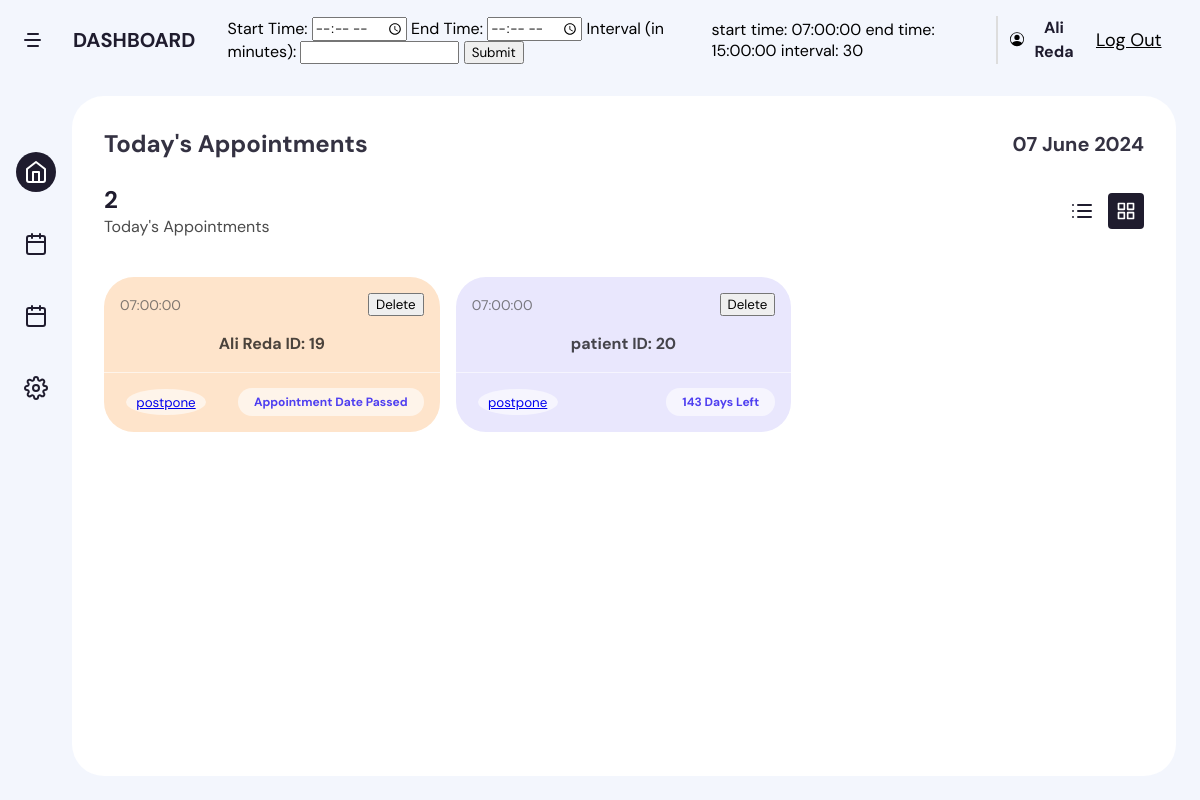
/MedLeb/assistant.php (signed in), run on the app's committed database.
### tables this page shows
CREATE TABLE `doctor` (
  `id` int(11) NOT NULL,
  `name` varchar(50) NOT NULL,
  `email` varchar(50) NOT NULL,
  `phone` int(20) NOT NULL,
  `spec` varchar(100) NOT NULL,
  `password` varchar(100) NOT NULL,
  `start_time` time DEFAULT '08:00:00',
  `end_time` time DEFAULT '14:00:00',
  `interval_minutes` int(11) DEFAULT 15
);

CREATE TABLE `assistant` (
  `id` int(11) NOT NULL,
  `d_id` int(11) NOT NULL,
  `name` varchar(50) NOT NULL,
  `email` varchar(50) NOT NULL,
  `phone` int(11) NOT NULL,
  `password` varchar(100) NOT NULL
);

CREATE TABLE `appointment` (
  `id` int(11) NOT NULL,
  `d_id` int(11) NOT NULL,
  `p_id` int(11) NOT NULL,
  `day` date NOT NULL,
  `time` time NOT NULL
);

CREATE TABLE `patient` (
  `id` int(50) NOT NULL,
  `name` varchar(50) NOT NULL,
  `email` varchar(50) NOT NULL,
  `password` varchar(100) NOT NULL,
  `dob` date NOT NULL,
  `phone` int(50) NOT NULL,
  `d_id` int(11) DEFAULT NULL
);

### MedLeb/assistant.php (the view, shortened to what this page needs)
<?php
require("config.php");
if (!isset($_COOKIE["id"])) {
    header("Location: signUp_logIn_Form.php");
    exit();
} else {
    $Aid = intval($_COOKIE['id']);
}
$sql = "SELECT d_id FROM assistant where id=$Aid";
$result = mysqli_query($con, $sql);
$row = mysqli_fetch_array($result);
$Did = $row['d_id'];
?>
<!DOCTYPE html>
<html lang="en">
<head>
    <link rel="stylesheet" href="doctor.css">
    <link rel="stylesheet" href="https://maxst.icons8.com/vue-static/landings/line-awesome/line-awesome/1.3.0/css/line-awesome.min.css">
</head>
<body>
    <div class="app-container">
        <div class="app-header">
            <div class="app-header-left">
                <span class="app-icon"></span>
                <p class="app-name">DASHBOARD</p>
                <form action="scheduleA.php" method="POST">
                    <label for="start_time">Start Time:</label>
                    <input type="time" id="start_time" name="start_time">
                    <label for="end_time">End Time:</label>
                    <input type="time" id="end_time" name="end_time">
                    <label for="interval_minutes">Interval (in minutes):</label>
                    <input type="number" id="interval_minutes" name="interval_minutes" min="1" step="1">
                    <button type="submit">Submit</button>
                </form>
            </div>
            <div class="app-header-left">
                <?php
                $start_time_query = "SELECT start_time FROM doctor WHERE id=$Did";
                $start_time_result = mysqli_query($con, $start_time_query);
                $start_time_row = mysqli_fetch_assoc($start_time_result);
                $start_time = $start_time_row['start_time'];
                $end_time_query = "SELECT end_time FROM doctor WHERE id=$Did";
                $end_time_result = mysqli_query($con, $end_time_query);
                $end_time_row = mysqli_fetch_assoc($end_time_result);
                $end_time = $end_time_row['end_time'];
                $interval_query = "SELECT interval_minutes FROM doctor WHERE id=$Did";
                $interval_result = mysqli_query($con, $interval_query);
                $interval_row = mysqli_fetch_assoc($interval_result);
                $interval = $interval_row['interval_minutes'];
                ?>
                start time: <?php echo "$start_time"; ?>
                end time: <?php echo "$end_time"; ?>
                interval: <?php echo "$interval"; ?>
            </div>
            <div class="app-header-right">
                <button class="profile-btn">
                    <span>
                        <?php
                        $sql = "SELECT name FROM assistant where id=$Aid";
                        $result = mysqli_query($con, $sql);
                        $row = mysqli_fetch_array($result);
                        echo $row["name"];
                        ?>
                    </span>
                    <form action="logOut.php" method="post" style="display:flex;">
                        <button type="submit" style="cursor:pointer;border:none;background:none;color:inherit;padding:0;width: 6em;text-decoration: underline;font-size: large;align-self: center;margin:0;">Log Out</button>
                    </form>
                </button>
            </div>
        </div>
        <div class="app-content">
            <div class="app-sidebar">
                <span class="app-sidebar-link nav-button active" onclick="toggleMainContent('home', this)">
                    <svg xmlns="http://www.w3.org/2000/svg" width="24" height="24" viewBox="0 0 24 24" fill="none" stroke="currentColor" stroke-width="2" stroke-linecap="round" stroke-linejoin="round" class="feather feather-home">
                        <path d="M3 9l9-7 9 7v11a2 2 0 0 1-2 2H5a2 2 0 0 1-2-2z" />
                        <polyline points="9 22 9 12 15 12 15 22" />
                    </svg>
                </span>
                <span class="app-sidebar-link nav-button" onclick="toggleMainContent('appointments', this)">
                </span>
                <span class="app-sidebar-link nav-button" onclick="toggleMainContent('addRecords', this)">
                </span>
                <span class="app-sidebar-link nav-button" onclick="toggleMainContent('settings', this)">
                </span>
            </div>
            <div class="projects-section" id="home">
                <div class="projects-section-header">
                    <p>Today's Appointments</p>
                    <p class="time"><?php echo date("d F Y"); ?></p>
                </div>
                <div class="projects-section-line">
                    <div class="projects-status">
                        <div class="item-status">
                            <span class="status-number">
                                <?php
                                $sql = "SELECT COUNT(*) as total FROM appointment WHERE d_id = ?";
                                $stmt = $con->prepare($sql);
                                $stmt->bind_param('i', $Did);
                                $stmt->execute();
                                $result = $stmt->get_result();
                                $row = $result->fetch_assoc();
                                echo $row['total'];
                                ?>
                            </span>
                            <span class="status-type">Today's Appointments</span>
                        </div>
                    </div>
                    <div class="view-actions">
                        <button class="view-btn list-view" title="List View">
                        </button>
                        <button class="view-btn grid-view active" title="Grid View">
                        </button>
                    </div>
                </div>
                <div class="project-boxes jsGridView">
                    <?php
                    $sql = "SELECT DISTINCT patient.id AS patient_id, patient.name, patient.phone, appointment.id AS appointment_id, appointment.time, appointment.day FROM patient INNER JOIN appointment ON patient.id = appointment.p_id WHERE appointment.d_id = ? ORDER BY ABS(DATEDIFF(appointment.day, CURDATE()))";
                    $stmt = $con->prepare($sql);
                    $stmt->bind_param('i', $Did);
                    $stmt->execute();
                    $result = $stmt->get_result();
                    if ($result->num_rows > 0) {
                        while ($row = $result->fetch_assoc()) {
                            $appointmentDate = DateTime::createFromFormat('Y-m-d', $row['day']);
                            if ($appointmentDate !== false) {
                                $currentDate = new DateTime();
                                $currentDate->setTime(0, 0);
                                $appointmentDate->setTime(0, 0);
                                $interval = $currentDate->diff($appointmentDate);
                                $daysLeft = $interval->format('%r%a');
                                if ($daysLeft == 0) {
                                    echo '<div class="project-box-wrapper">
                            <div class="project-box" style="background-color: #c8f7dc;">
                                <div class="project-box-header">
                                    <span>' . htmlspecialchars($row["time"]) . '</span>
                                    <button onclick="deleteAppointment(' . $row["appointment_id"] . ')">Delete</button>
                                </div>
                                <div class="project-box-content-header">
                                    <p class="box-content-header">' . htmlspecialchars($row["name"]) . ' ID: ' . htmlspecialchars($row["patient_id"]) . '</p>
                                </div>
                                <div class="project-box-footer">
                                    <div class="participants">
                                        <button class="add-participant" style="color: #ff942e;">
                                            postpone
                                        </button>
                                    </div>
                                    <div class="days-left" style="color: #4f3ff0;">
                                        Today
                                    </div>
                                </div>
                            </div>
                          </div>';
                                } elseif ($daysLeft > 1) {
                                    echo '<div class="project-box-wrapper">
                            <div class="project-box" style="background-color: #e9e7fd;">
                                <div class="project-box-header">
                                    <span>' . htmlspecialchars($row["time"]) . '</span>
                                    <button onclick="deleteAppointment(' . $row["appointment_id"] . ')">Delete</button>
                                </div>
                                <div class="project-box-content-header">
                                <p class="box-content-header">' . htmlspecialchars($row["name"]) . ' ID: ' . htmlspecialchars($row["patient_id"]) . '</p>
                                </div>
                                <div class="project-box-footer">
                                    <div class="participants">
                                        <button class="add-participant" style="color: #ff942e;">
                                        <td style="padding: 1rem 0rem; color: #444;"><a href="tel:+961' . htmlspecialchars($row["phone"]) . '">postpone</a></td>
                                        </button>
                                    </div>
                                    <div class="days-left" style="color: #4f3ff0;">
                                        ' . htmlspecialchars($daysLeft) . ' Days Left
                                    </div>
                                </div>
                            </div>
                          </div>';
                                } elseif ($daysLeft < 0) {
                                    echo '<div class="project-box-wrapper">
                            <div class="project-box" style="background-color: #fee4cb;">
                                <div class="project-box-header">
                                    <span>' . htmlspecialchars($row["time"]) . '</span>
                                    <button onclick="deleteAppointment(' . $row["appointment_id"] . ')">Delete</button>
                                </div>
                                <div class="project-box-content-header">
                                <p class="box-content-header">' . htmlspecialchars($row["name"]) . ' ID: ' . htmlspecialchars($row["patient_id"]) . '</p>
                                </div>
                                <div class="project-box-footer">
                                    <div class="participants">
                                        <button class="add-participant" style="color: #ff942e;">
                                        <td style="padding: 1rem 0rem; color: #444;"><a href="tel:+961' . htmlspecialchars($row["phone"]) . '">postpone</a></td>
                                        </button>
                                    </div>
                                    <div class="days-left" style="color: #4f3ff0;">
                                        Appointment Date Passed
                                    </div>
                                </div>
                            </div>
                          </div>';
                                }
                            }
                        }
                    } else {
                        echo '<p>No appointments found.</p>';
                    }
                    ?>
                </div>
            </div>
        </div>
</body>
</html>

### data on the page
doctor: start_time "07:00:00", end_time "15:00:00", interval_minutes "30"
assistant: name "Ali Reda"
appointment: time "07:00:00", p.name "Ali Reda", p "19"
appointment: time "07:00:00", p.name "patient", p "20", day "143"

### other printed values
$row['total'] "2"
